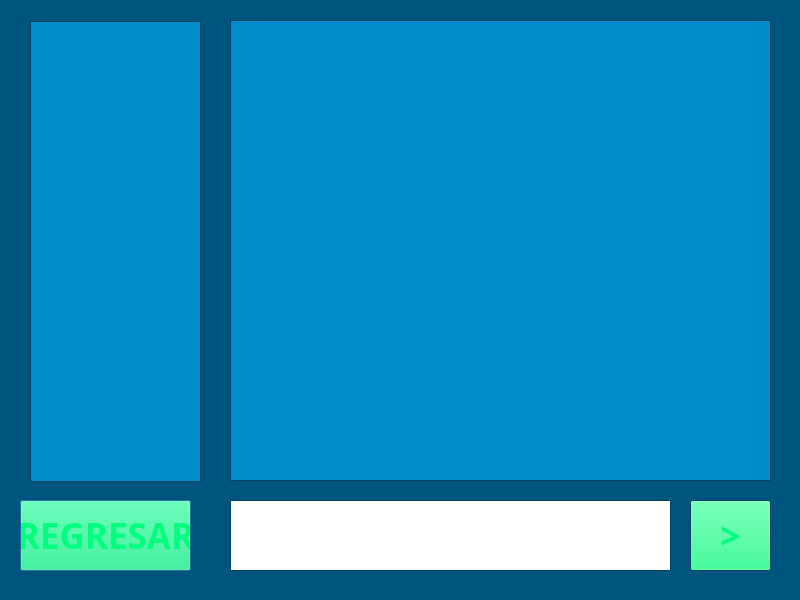
<?xml version="1.0" encoding="UTF-8"?>
<ui version="4.0">
 <class>Chatp</class>
 <widget class="QDialog" name="Chatp">
  <property name="geometry">
   <rect>
    <x>0</x>
    <y>0</y>
    <width>800</width>
    <height>600</height>
   </rect>
  </property>
  <property name="maximumSize">
   <size>
    <width>800</width>
    <height>600</height>
   </size>
  </property>
  <property name="palette">
   <palette>
    <active>
     <colorrole role="WindowText">
      <brush brushstyle="SolidPattern">
       <color alpha="255">
        <red>0</red>
        <green>255</green>
        <blue>127</blue>
       </color>
      </brush>
     </colorrole>
     <colorrole role="Button">
      <brush brushstyle="SolidPattern">
       <color alpha="255">
        <red>0</red>
        <green>255</green>
        <blue>127</blue>
       </color>
      </brush>
     </colorrole>
     <colorrole role="Text">
      <brush brushstyle="SolidPattern">
       <color alpha="255">
        <red>0</red>
        <green>255</green>
        <blue>127</blue>
       </color>
      </brush>
     </colorrole>
     <colorrole role="ButtonText">
      <brush brushstyle="SolidPattern">
       <color alpha="255">
        <red>0</red>
        <green>255</green>
        <blue>127</blue>
       </color>
      </brush>
     </colorrole>
     <colorrole role="Base">
      <brush brushstyle="SolidPattern">
       <color alpha="255">
        <red>0</red>
        <green>141</green>
        <blue>206</blue>
       </color>
      </brush>
     </colorrole>
     <colorrole role="Window">
      <brush brushstyle="SolidPattern">
       <color alpha="255">
        <red>0</red>
        <green>85</green>
        <blue>127</blue>
       </color>
      </brush>
     </colorrole>
     <colorrole role="PlaceholderText">
      <brush brushstyle="SolidPattern">
       <color alpha="128">
        <red>0</red>
        <green>255</green>
        <blue>127</blue>
       </color>
      </brush>
     </colorrole>
    </active>
    <inactive>
     <colorrole role="WindowText">
      <brush brushstyle="SolidPattern">
       <color alpha="255">
        <red>0</red>
        <green>255</green>
        <blue>127</blue>
       </color>
      </brush>
     </colorrole>
     <colorrole role="Button">
      <brush brushstyle="SolidPattern">
       <color alpha="255">
        <red>0</red>
        <green>255</green>
        <blue>127</blue>
       </color>
      </brush>
     </colorrole>
     <colorrole role="Text">
      <brush brushstyle="SolidPattern">
       <color alpha="255">
        <red>0</red>
        <green>255</green>
        <blue>127</blue>
       </color>
      </brush>
     </colorrole>
     <colorrole role="ButtonText">
      <brush brushstyle="SolidPattern">
       <color alpha="255">
        <red>0</red>
        <green>255</green>
        <blue>127</blue>
       </color>
      </brush>
     </colorrole>
     <colorrole role="Base">
      <brush brushstyle="SolidPattern">
       <color alpha="255">
        <red>0</red>
        <green>141</green>
        <blue>206</blue>
       </color>
      </brush>
     </colorrole>
     <colorrole role="Window">
      <brush brushstyle="SolidPattern">
       <color alpha="255">
        <red>0</red>
        <green>85</green>
        <blue>127</blue>
       </color>
      </brush>
     </colorrole>
     <colorrole role="PlaceholderText">
      <brush brushstyle="SolidPattern">
       <color alpha="128">
        <red>0</red>
        <green>255</green>
        <blue>127</blue>
       </color>
      </brush>
     </colorrole>
    </inactive>
    <disabled>
     <colorrole role="WindowText">
      <brush brushstyle="SolidPattern">
       <color alpha="255">
        <red>120</red>
        <green>120</green>
        <blue>120</blue>
       </color>
      </brush>
     </colorrole>
     <colorrole role="Button">
      <brush brushstyle="SolidPattern">
       <color alpha="255">
        <red>0</red>
        <green>255</green>
        <blue>127</blue>
       </color>
      </brush>
     </colorrole>
     <colorrole role="Text">
      <brush brushstyle="SolidPattern">
       <color alpha="255">
        <red>120</red>
        <green>120</green>
        <blue>120</blue>
       </color>
      </brush>
     </colorrole>
     <colorrole role="ButtonText">
      <brush brushstyle="SolidPattern">
       <color alpha="255">
        <red>120</red>
        <green>120</green>
        <blue>120</blue>
       </color>
      </brush>
     </colorrole>
     <colorrole role="Base">
      <brush brushstyle="SolidPattern">
       <color alpha="255">
        <red>0</red>
        <green>85</green>
        <blue>127</blue>
       </color>
      </brush>
     </colorrole>
     <colorrole role="Window">
      <brush brushstyle="SolidPattern">
       <color alpha="255">
        <red>0</red>
        <green>85</green>
        <blue>127</blue>
       </color>
      </brush>
     </colorrole>
     <colorrole role="PlaceholderText">
      <brush brushstyle="SolidPattern">
       <color alpha="128">
        <red>0</red>
        <green>0</green>
        <blue>0</blue>
       </color>
      </brush>
     </colorrole>
    </disabled>
   </palette>
  </property>
  <property name="font">
   <font>
    <family>Agency FB</family>
    <pointsize>26</pointsize>
    <weight>75</weight>
    <bold>true</bold>
   </font>
  </property>
  <property name="cursor">
   <cursorShape>CrossCursor</cursorShape>
  </property>
  <property name="windowTitle">
   <string>Dialog</string>
  </property>
  <widget class="QListView" name="coneectados">
   <property name="geometry">
    <rect>
     <x>30</x>
     <y>21</y>
     <width>171</width>
     <height>461</height>
    </rect>
   </property>
   <property name="font">
    <font>
     <family>Agency FB</family>
     <pointsize>10</pointsize>
    </font>
   </property>
  </widget>
  <widget class="QListView" name="chat">
   <property name="geometry">
    <rect>
     <x>230</x>
     <y>20</y>
     <width>541</width>
     <height>461</height>
    </rect>
   </property>
   <property name="font">
    <font>
     <family>Agency FB</family>
     <pointsize>10</pointsize>
    </font>
   </property>
  </widget>
  <widget class="QPushButton" name="pushButton">
   <property name="geometry">
    <rect>
     <x>20</x>
     <y>500</y>
     <width>171</width>
     <height>71</height>
    </rect>
   </property>
   <property name="text">
    <string>REGRESAR</string>
   </property>
  </widget>
  <widget class="QTextEdit" name="textEdit">
   <property name="geometry">
    <rect>
     <x>230</x>
     <y>500</y>
     <width>441</width>
     <height>71</height>
    </rect>
   </property>
   <property name="palette">
    <palette>
     <active>
      <colorrole role="Base">
       <brush brushstyle="SolidPattern">
        <color alpha="255">
         <red>255</red>
         <green>255</green>
         <blue>255</blue>
        </color>
       </brush>
      </colorrole>
     </active>
     <inactive>
      <colorrole role="Base">
       <brush brushstyle="SolidPattern">
        <color alpha="255">
         <red>255</red>
         <green>255</green>
         <blue>255</blue>
        </color>
       </brush>
      </colorrole>
     </inactive>
     <disabled>
      <colorrole role="Base">
       <brush brushstyle="SolidPattern">
        <color alpha="255">
         <red>0</red>
         <green>85</green>
         <blue>127</blue>
        </color>
       </brush>
      </colorrole>
     </disabled>
    </palette>
   </property>
  </widget>
  <widget class="QPushButton" name="pushButton_2">
   <property name="geometry">
    <rect>
     <x>690</x>
     <y>500</y>
     <width>81</width>
     <height>71</height>
    </rect>
   </property>
   <property name="text">
    <string>&gt;</string>
   </property>
  </widget>
 </widget>
 <resources/>
 <connections/>
</ui>
